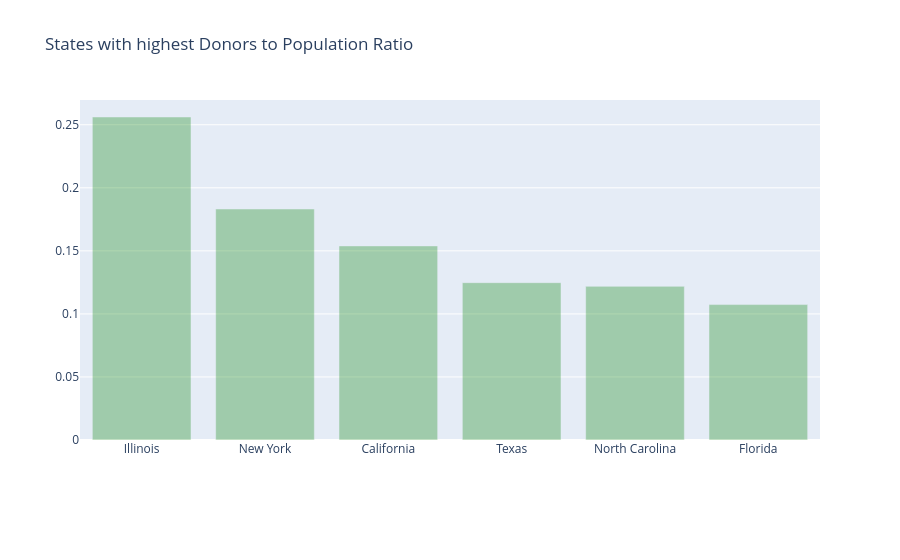

Notebook cell for this chart:
### Markdown cell above
* California, al ser el estado con mayor población, también cuenta con una gran base de donantes registrados, con casi 300 000. San Francisco y Los Ángeles son las principales ciudades de California donde se concentra la mayor cantidad de donantes. El mayor número de escuelas y proyectos también se encuentra en California.

* Nueva York, Texas y Florida, con aproximadamente 137 000, 134 000 y 108 000 donantes respectivamente, son otros tres estados con una alta población de donantes. Las principales ciudades donde se ubica la mayor cantidad de donantes son Nueva York, Miami, Tampa, Houston y Dallas.

* Dakota del Norte, Dakota del Sur, Vermont y Wyoming son los estados con un número muy bajo de donantes, menos de 4000. En los datos de los estados aparece una entrada denominada "otros", que probablemente indica donantes docentes o donantes de otros países. Entre las ciudades estadounidenses con mayor número de donantes, destacan Chicago (aproximadamente 35.000 donantes), Nueva York (aproximadamente 27.000 donantes) y Brooklyn (aproximadamente 22.000 donantes). Las ciudades californianas de San Francisco y Los Ángeles ocupan el segundo lugar con una importante base de donantes, con aproximadamente 18.000 y 16.000 donantes respectivamente.

### Code cell
import plotly.graph_objs as go
import operator


census_2013 = {
    'Mississippi': 2991207, 'Iowa': 3090416, 'Oklahoma': 3850568,
    'Delaware': 925749, 'Minnesota': 5420380, 'Alaska': 735132,
    'Illinois': 12882135, 'Arkansas': 2959373, 'New Mexico': 2085287,
    'Indiana': 6570902, 'Maryland': 5928814, 'Louisiana': 4625470,
    'Texas': 26448193, 'Wyoming': 582658, 'Arizona': 6626624,
    'Wisconsin': 5742713, 'Michigan': 9895622, 'Kansas': 2893957,
    'Utah': 2900872, 'Virginia': 8260405, 'Oregon': 3930065,
    'Connecticut': 3596080, 'New York': 19651127, 'California': 38332521,
    'Massachusetts': 6692824, 'West Virginia': 1854304,
    'South Carolina': 4774839, 'New Hampshire': 1323459,
    'Vermont': 626630, 'Georgia': 9992167, 'North Dakota': 723393,
    'Pennsylvania': 12773801, 'Florida': 19552860, 'Hawaii': 1404054,
    'Kentucky': 4395295, 'Rhode Island': 1051511,
    'Nebraska': 1868516, 'Missouri': 6044171, 'Ohio': 11570808,
    'Alabama': 4833722, 'South Dakota': 844877, 'Colorado': 5268367,
    'Idaho': 1612136, 'New Jersey': 8899339, 'Washington': 6971406,
    'North Carolina': 9848060, 'Tennessee': 6495978,
    'Montana': 1015165, 'District of Columbia': 646449,
    'Nevada': 2790136, 'Maine': 1328302
}


# cantidad de donadores por estado
donors_from_states = dict(
    donors_df['Donor State'].value_counts()
)


# calcular donadores por cada 100000 habitantes
don_pop = {}

for state, don in donors_from_states.items():

    if state not in census_2013:
        continue

    don_pop[state] = float(don) * 100000 / census_2013[state]


# ordenar de mayor a menor
don_pop = sorted(
    don_pop.items(),
    key=operator.itemgetter(1),
    reverse=True
)


# separar columnas
xx = [x[0] for x in don_pop][1:]
yy = [x[1] for x in don_pop][1:]


# gráfica
trace2 = go.Bar(
    x=xx,
    y=yy,
    name='Donors to Population',
    marker=dict(color='green'),
    opacity=0.3
)


fig = go.Figure(
    data=[trace2]
)


fig.update_layout(
    title='States with highest Donors to Population Ratio',
    barmode='group',
    margin=dict(b=120),
    legend=dict(
        x=-0.1,
        y=1.2
    ),
    xaxis_title="State",
    yaxis_title="Donors per 100000 people",
    height=500,
    width=900
)


fig.show()

### Figure 1 — Plotly figure (JSON) as saved in the notebook; plotly's stock layout.template omitted (floating-point values rounded to 4 significant figures)
{"data": [{"marker": {"color": "green"}, "name": "Donors to Population", "opacity": 0.3, "type": "bar", "x": ["Illinois", "New York", "California", "Texas", "North Carolina", "Florida"], "y": [0.2562, 0.1832, 0.1539, 0.1248, 0.1219, 0.1074]}], "layout": {"barmode": "group", "legend": {"x": -0.1, "y": 1.2}, "margin": {"b": 120}, "title": {"text": "States with highest Donors to Population Ratio"}}}
